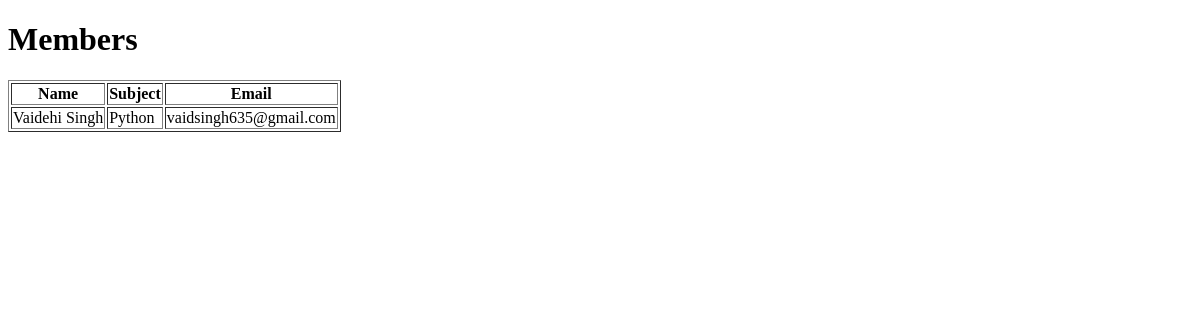
Page /values/ on the earlier database version.
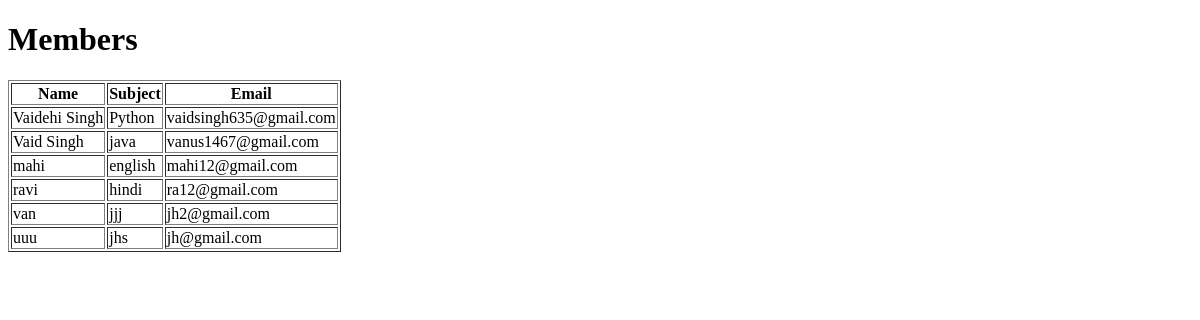
Same page on the later database version.
### members/models.py (models this page shows)
class MyTable(models.Model):
    name = models.CharField(max_length=255)
    subject = models.CharField(max_length=255)
    email = models.EmailField(unique=True)

### members/views.py (the view)
# urls.py: path("values/" ,views.values, name="values"),
def values(request):
  mymembers = MyTable.objects.all()
  template=loader.get_template("all_members.html")
  context={
    "mymembers" : mymembers,
  }
  return HttpResponse(template.render(context,request))

### members/templates/all_members.html
<!DOCTYPE html>
<html></html>
<body>
    <h1>Members</h1>
    <table border="1">
    <tr>
        <th>Name</th>
        <th>Subject</th>
        <th>Email</th>
    </tr>
    {% for x in mymembers %}
    <tr>
        <td>{{x.name}}</td>
        <td>{{x.subject}}</td>
        <td>{{x.email}}</td>
    </tr>
        {% empty %}
        <tr>
            <td colspan="4"> No data found</td>
        </tr>
        {% endfor %}
    </table>
</body>
</html>

Differences in the rows shown:
added MyTable: name "Vaid Singh", subject "java", email "vanus1467@gmail.com"
added MyTable: name "mahi", subject "english", email "mahi12@gmail.com"
added MyTable: name "ravi", subject "hindi", email "ra12@gmail.com"
added MyTable: name "van", subject "jjj", email "jh2@gmail.com"
added MyTable: name "uuu", subject "jhs", email "jh@gmail.com"
